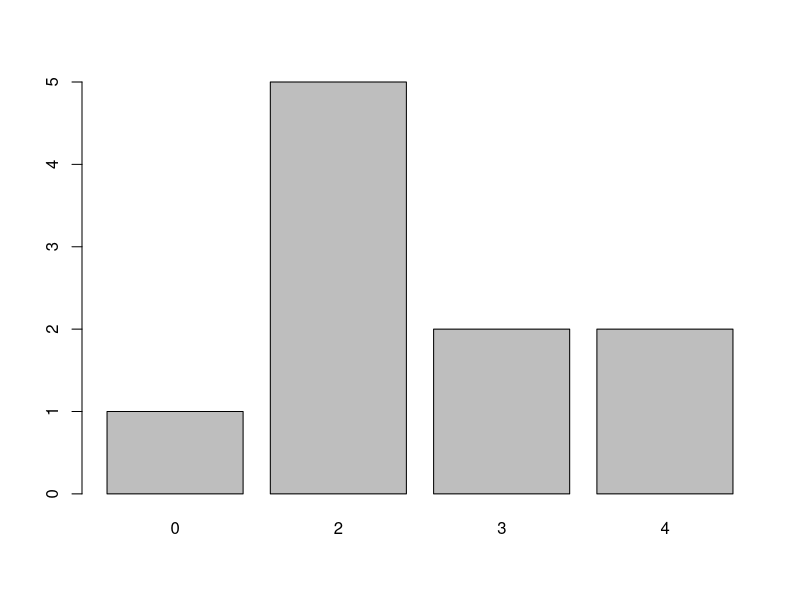
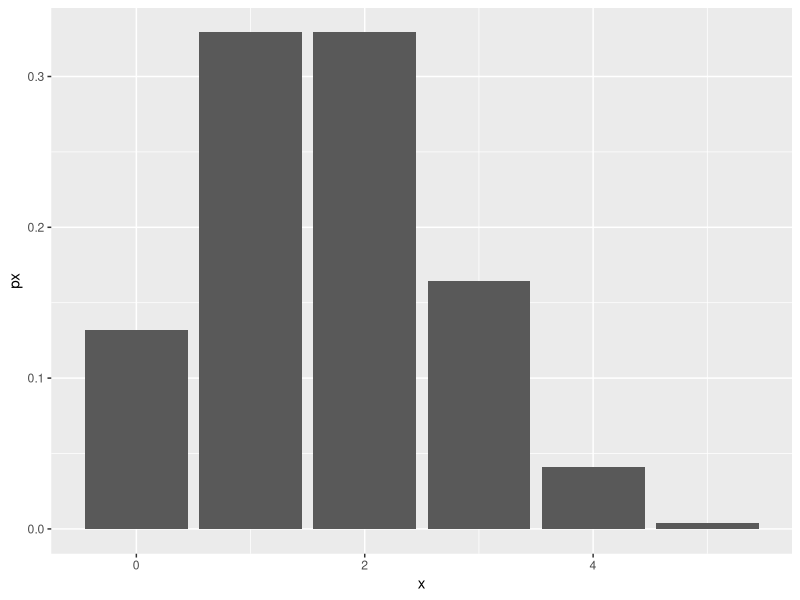

Source code (R) for these figures, in order:
#n = 10
#p = 0.1

prob = function(x, n, p){
  choose(n,x) * p^(x) * ((1-p)^(n-x))
}

#a
prob(0, 10, 0.1)
#b
prob(2, 10, 0.1)
#c
sum(prob(1:10, 10, 0.1))
#d
sum(prob(1:9, 10, 0.1))
1-prob(10, 10, 0.1)
#e
0.1*10
#f
sqrt(0.1*(0.9))

prob(8,10,0.9)
sum(prob(3:10, 10, 0.9))


#a
sum(prob(12:16, 16, 3/4))
#b
sum(prob(0:13, 16, 3/4))
#c
prob(12, 16, 3/4)
#d
3*80/4
(3/4)*(1-3/4)



####Poisson####
  prob = function(y,x){
    (exp(-y)*(y^x))/(factorial(x))
  }
#y = média (lambda)
#x = quantidade de sucesso

#a
prob(5,2)

#b
prob(5,0)+prob(5,1)+prob(5,2)

#c
1-sum(prob(5,0:5))

#d
prob(240,260)
dpois(lambda=240,x=260)


dbinom(2,5,1/3)
dbinom(0:5,5,1/3)

pbinom(2,5,1/3)

qbinom(0.7901,5,1/3)

rbinom(10,5,1/3)

barplot(table(rbinom(10,5,1/3)))

install.packages('ggplot2')
library(ggplot2)
x=0:5
px=dbinom(x,5,1/3)
dados = data.frame(x,px)
ggplot(dados,aes(x,px))+geom_col()

